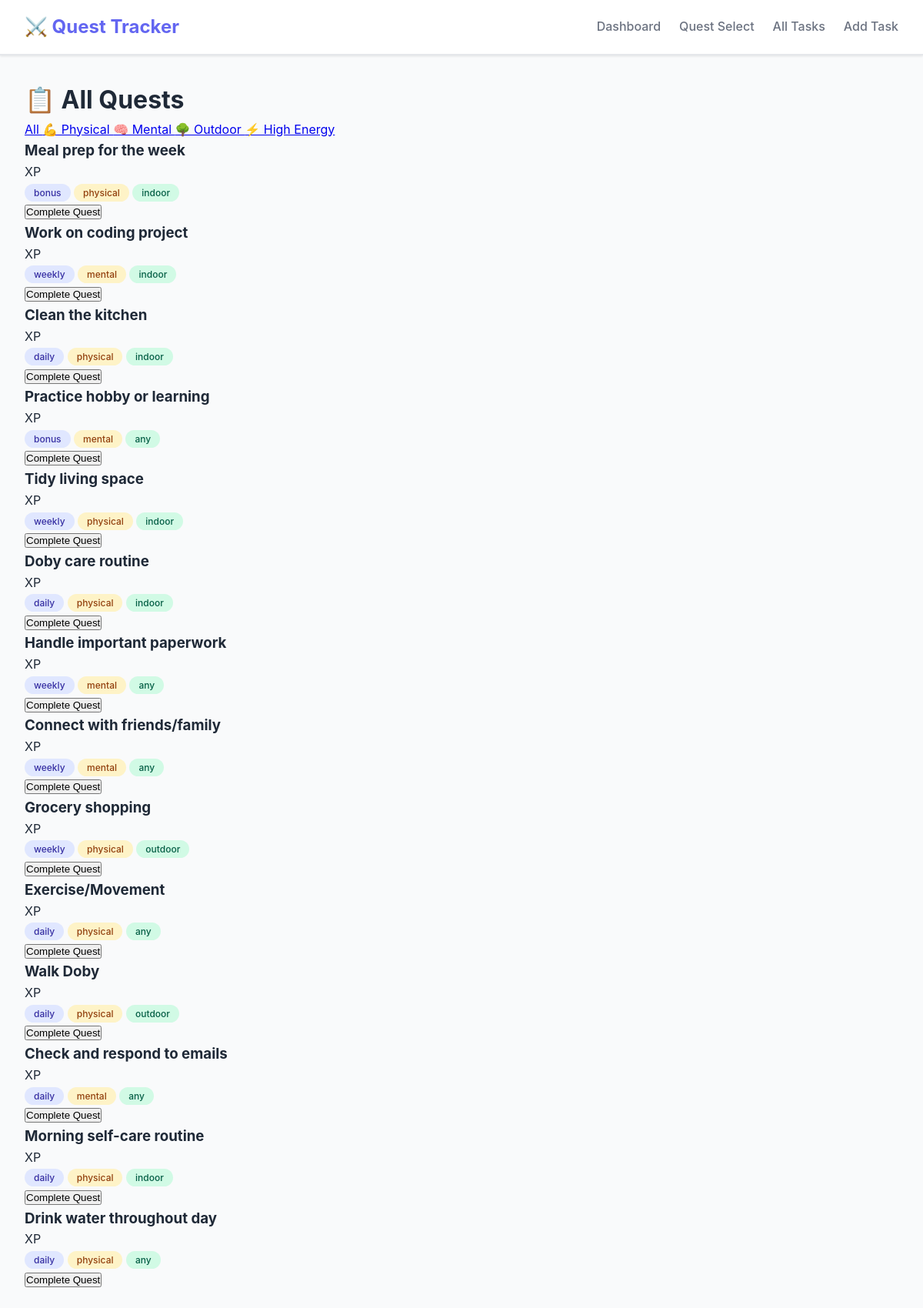
The page /tasks on the database its author committed.
### tables this page shows
CREATE TABLE tasks (
                id INTEGER PRIMARY KEY AUTOINCREMENT,
                title TEXT NOT NULL,
                task_type TEXT NOT NULL,
                category TEXT,
                effort_type TEXT,
                location_type TEXT,
                
                high_description TEXT,
                high_points INTEGER NOT NULL,
                
                medium_description TEXT,
                medium_points INTEGER NOT NULL,
                
                low_description TEXT,
                low_points INTEGER NOT NULL,
                
                is_active INTEGER DEFAULT 1,
                created_at TEXT DEFAULT CURRENT_TIMESTAMP
            );

### app.py (the view)
@app.route('/tasks')
def tasks_view():
    effort_filter = request.args.get('effort')
    location_filter = request.args.get('location')
    category_filter = request.args.get('category')
    filters = {}
    if effort_filter:
        filters['effort_type'] = effort_filter
    if location_filter:
        filters['location_type'] = location_filter
    tasks = get_tasks(category=category_filter, filters=filters if filters else None)
    return render_template('tasks.html',
                           tasks=tasks,
                           current_filters=filters,
                           categories=CATEGORIES,
                           selected_category=category_filter)

### database.py (called while the page is built, shortened)
@contextmanager
def get_db():
    conn = sqlite3.connect(DATABASE)
    conn.row_factory = sqlite3.Row
    try:
        yield conn
        conn.commit()
    except Exception as e:
        conn.rollback()
        raise e
    finally:
        conn.close()

def get_tasks(task_type=None, category=None, filters=None):
    with get_db() as conn:
        cursor = conn.cursor()
        query = 'SELECT * FROM tasks WHERE is_active = 1'
        params = []
        if task_type:
            query += ' AND task_type = ?'
            params.append(task_type)
        if category:
            query += ' AND category = ?'
            params.append(category)
        query += ' ORDER BY high_points DESC'
        cursor.execute(query, params)
        return [dict(row) for row in cursor.fetchall()]

### templates/tasks.html (shortened to what this page needs)
{% extends "base.html" %}
{% block content %}
<div class="all-tasks">
    <h1>📋 All Quests</h1>
    <div class="tasks-filters">
        <a href="{{ url_for('tasks_view') }}"
           class="filter-link {% if not current_filters %}active{% endif %}">
            All
        </a>
        <a href="{{ url_for('tasks_view', effort='physical') }}"
           class="filter-link {% if current_filters.get('effort_type') == 'physical' %}active{% endif %}">
            💪 Physical
        </a>
        <a href="{{ url_for('tasks_view', effort='mental') }}"
           class="filter-link {% if current_filters.get('effort_type') == 'mental' %}active{% endif %}">
            🧠 Mental
        </a>
        <a href="{{ url_for('tasks_view', location='outdoor') }}"
           class="filter-link {% if current_filters.get('location_type') == 'outdoor' %}active{% endif %}">
            🌳 Outdoor
        </a>
        <a href="{{ url_for('tasks_view', energy='high') }}"
           class="filter-link {% if current_filters.get('energy_level') == 'high' %}active{% endif %}">
            ⚡ High Energy
        </a>
    </div>
    <div class="tasks-grid">
        {% if tasks %}
            {% for task in tasks %}
            <div class="task-card">
                <div class="task-card-header">
                    <h3>{{ task.title }}</h3>
                    <span class="task-card-points">{{ task.points }} XP</span>
                </div>
                <div class="task-card-tags">
                    <span class="tag tag-type">{{ task.task_type }}</span>
                    {% if task.effort_type %}
                    <span class="tag tag-effort">{{ task.effort_type }}</span>
                    {% endif %}
                    {% if task.location_type %}
                    <span class="tag tag-location">{{ task.location_type }}</span>
                    {% endif %}
                </div>
                <button class="btn-complete-full" onclick="completeTask({{ task.id }})">
                    Complete Quest
                </button>
            </div>
            {% endfor %}
        {% else %}
            <div class="empty-state-large">
                <p>No quests found with these filters.</p>
                <a href="{{ url_for('add_task_view') }}" class="btn-primary">Create Your First Quest</a>
            </div>
        {% endif %}
    </div>
</div>
{% endblock %}

### static/css/style.css (style rules this page uses)
:root { --primary-color: #6366f1; --primary-dark: #4f46e5; --secondary-color: #ec4899; --success-color: #10b981; --warning-color: #f59e0b; --danger-color: #ef4444; --bg-color: #f9fafb; --bg-secondary: #ffffff; --text-primary: #1f2937; --text-secondary: #6b7280; --border-color: #e5e7eb; --shadow: 0 1px 3px rgba(0, 0, 0, 0.1); --shadow-lg: 0 10px 15px rgba(0, 0, 0, 0.1); --tier-high: #ef4444; --tier-high-bg: #fef2f2; --tier-medium: #f59e0b; --tier-medium-bg: #fffbeb; --tier-low: #6366f1; --tier-low-bg: #eef2ff; }
* { margin: 0; padding: 0; box-sizing: border-box; }
body { font-family: -apple-system, BlinkMacSystemFont, 'Segoe UI', Roboto, Oxygen, Ubuntu, Cantarell, sans-serif; background-color: var(--bg-color); color: var(--text-primary); line-height: 1.6; }
.tag { padding: 0.25rem 0.75rem; border-radius: 12px; font-size: 0.75rem; font-weight: 500; }
.tag-effort { background: #fef3c7; color: #92400e; }
.tag-location { background: #d1fae5; color: #065f46; }
.tag-type { background: #e0e7ff; color: #3730a3; }

### rows shown on the page
tasks: title "Meal prep for the week", task_type "bonus", effort_type "physical", location_type "indoor"
tasks: title "Work on coding project", task_type "weekly", effort_type "mental", location_type "indoor"
tasks: title "Clean the kitchen", task_type "daily", effort_type "physical", location_type "indoor"
tasks: title "Practice hobby or learning", task_type "bonus", effort_type "mental", location_type "any"
tasks: title "Tidy living space", task_type "weekly", effort_type "physical", location_type "indoor"
tasks: title "Doby care routine", task_type "daily", effort_type "physical", location_type "indoor"
tasks: title "Handle important paperwork", task_type "weekly", effort_type "mental", location_type "any"
tasks: title "Connect with friends/family", task_type "weekly", effort_type "mental", location_type "any"
tasks: title "Grocery shopping", task_type "weekly", effort_type "physical", location_type "outdoor"
tasks: title "Exercise/Movement", task_type "daily", effort_type "physical", location_type "any"
tasks: title "Walk Doby", task_type "daily", effort_type "physical", location_type "outdoor"
tasks: title "Check and respond to emails", task_type "daily", effort_type "mental", location_type "any"
tasks: title "Morning self-care routine", task_type "daily", effort_type "physical", location_type "indoor"
tasks: title "Drink water throughout day", task_type "daily", effort_type "physical", location_type "any"
